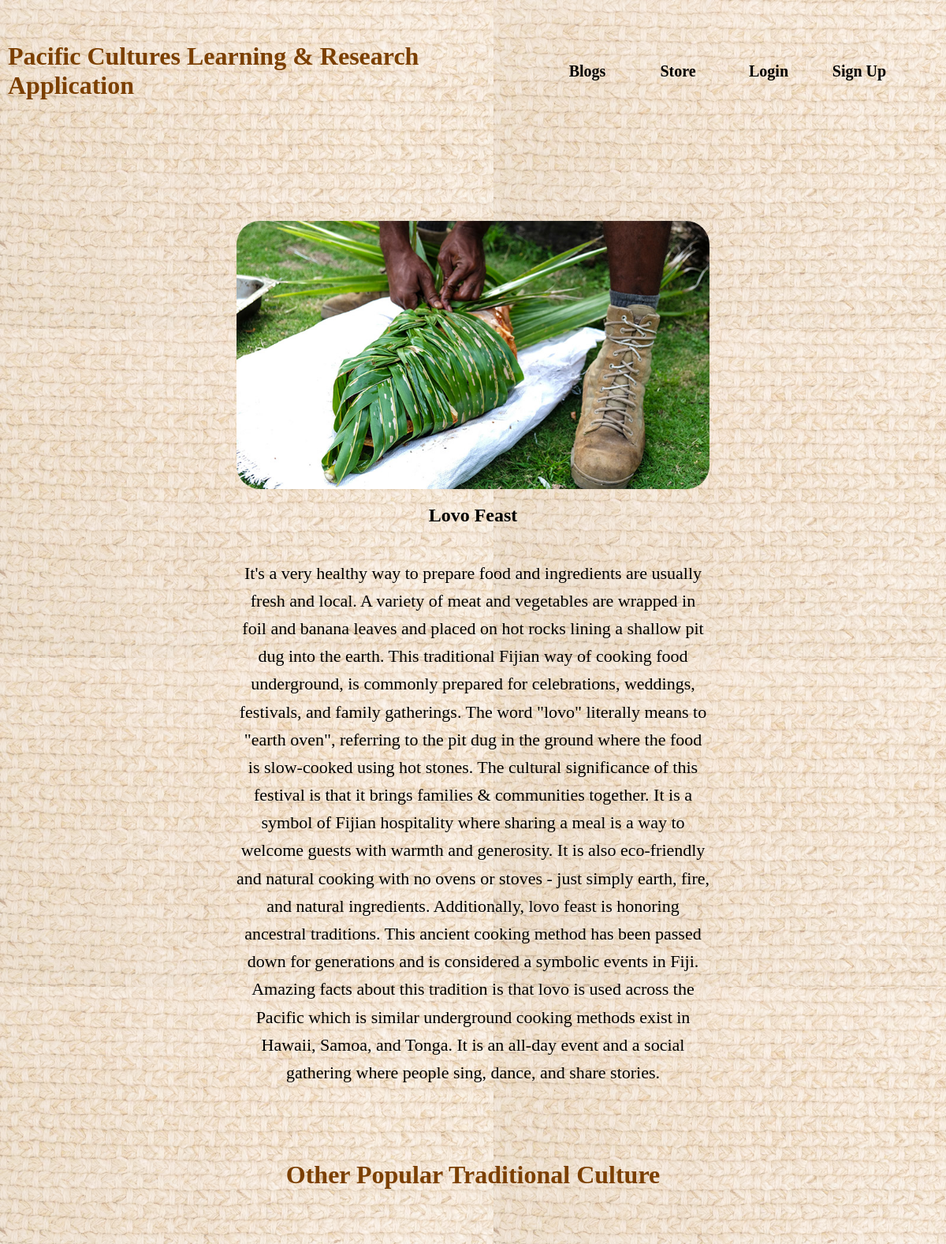
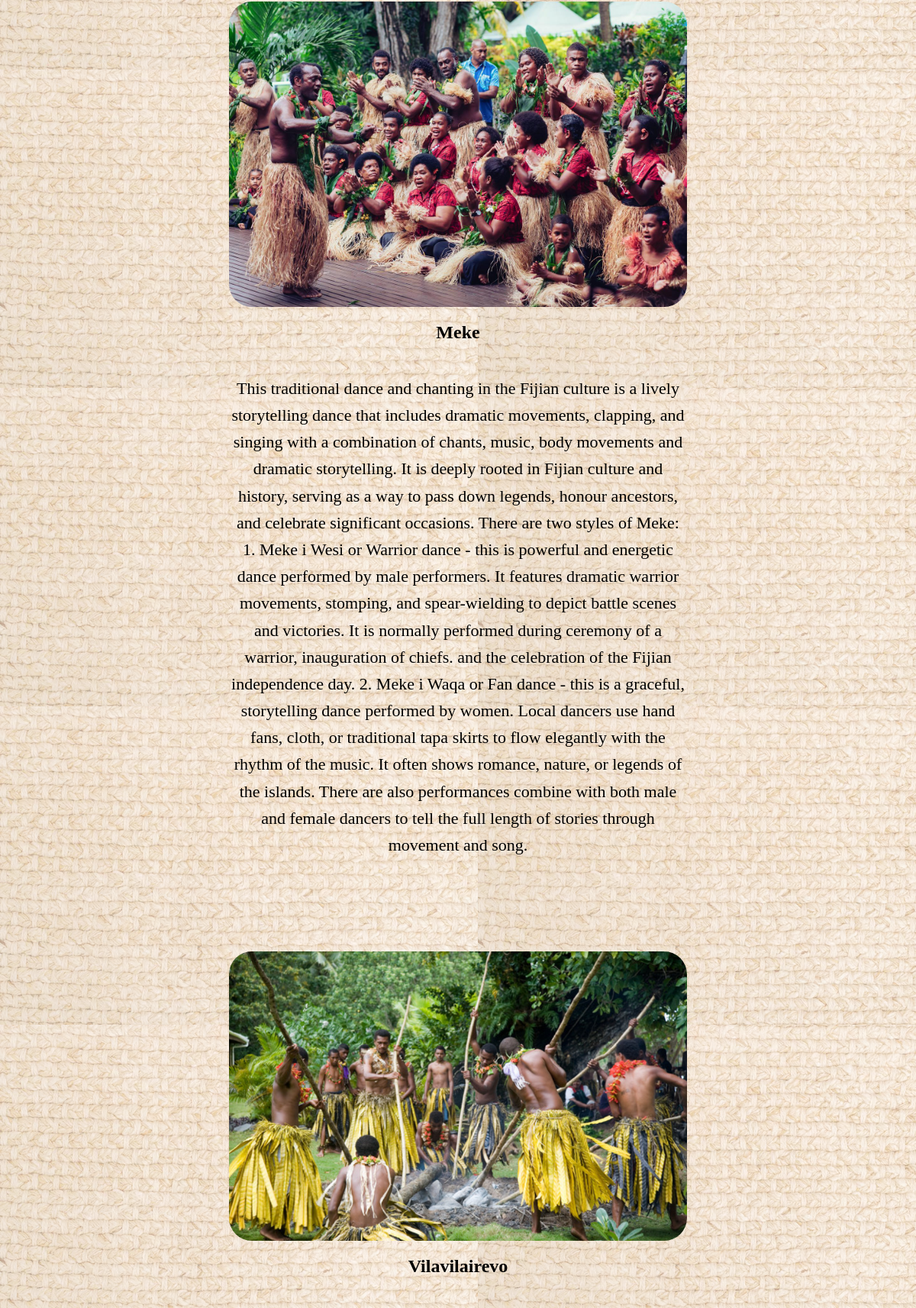
Screenshot of /dine/dines/4/ (upper part) with the database file from the repository (2 pictures, top to bottom).
### dine/models.py (models this page shows, shortened)
class Dine(models.Model):
    name = models.CharField(max_length=100)
    description = models.TextField()
    features = models.TextField(max_length=100, default="No features available")
    image = models.ImageField(upload_to='dine_images/', null=True, blank=True)
    name_1 = models.CharField(max_length=100, null=True, blank=True)
    description_1 = models.TextField(null=True, blank=True)
    features_1 = models.TextField(max_length=100, default="No features available")
    image_1 = models.ImageField(upload_to='dine_images/', null=True, blank=True)
    name_2 = models.CharField(max_length=100, null=True, blank=True)
    description_2 = models.TextField(null=True, blank=True)
    features_2 = models.TextField(max_length=100, default="No features available")
    image_2 = models.ImageField(upload_to='dine_images/', null=True, blank=True)

### dine/views.py (the view)
# urls.py: path('dines/<int:pk>/', DineDetailView.as_view(), name='dine_details'),
class DineDetailView(DetailView):
    model = Dine
    template_name = "dine_details.html"

### dine/templates/dine_details.html (shortened to what this page needs)
{% extends 'base.html' %}
{% block content %}
{% if dine.image %}
    <img src="{{ dine.image.url }}" alt="{{ dine.name }} Image" class="dine-details-image"/>
{% else %}
    <p>No image available</p>
{% endif %}
<div class="dine-container-header">
    <h2>{{ dine.name }}</h2>
    <p>{{ dine.description}}</p>
</div>
<div class="home-container">
    <h1>Other Popular Traditional Culture</h1>
</div>
<img src="{{ dine.image_1.url }}" alt="{{ dine.name }} Image_1" class="dine-details-image"/>
<div class="dine-container-header">
    <h2>{{ dine.name_1 }}</h2>
    <p>{{ dine.description_1}}</p>
</div>
<img src="{{ dine.image_2.url }}" alt="{{ dine.name }} Image_2" class="dine-details-image"/>
<div class="dine-container-header">
    <h2>{{ dine.name_2 }}</h2>
</div>
{% endblock %}

### static/css/base.css (style rules this page uses)
html, body { box-sizing: border-box; margin: 0; padding: 0; }
body { position: relative; }
body::before { content: ''; position: absolute; top: 0; left: 0; right: 0; bottom: 0; background-image: url('/static/straw.jpg'); background-attachment: fixed; opacity: 0.5; z-index: -1; }
.home-container { text-align: center; }
.home-container h1 { position: relative; color: #7B3F00; font-family: 'Dancing Script', cursive; text-decoration: none; padding: 50px; }
.dine-details-image { display: block; text-align: center; margin: 0 auto; max-width: 50%; border-radius: 30px; }
.dine-container-header { text-align: center; }
.dine-container-header p { text-align: center; font-size: 22px; line-height: 1.6; display: inline-block; max-width: 50%; }

### rows the page displays
Dine: image (picture), name "Lovo Feast", description "It's a very healthy way to prepare food and ingredients are usually fresh and local. A variety of meat and vegetables are wrapped in foil and banana leaves and placed on hot rocks lining a shallow pit dug into the earth. This traditional Fijian way of cooking food underground, is commonly prepared for celebrations, weddings, festivals, and family gatherings. The word \"lovo\" literally means to \"earth oven\", referring to the pit dug in the ground where the food is slow-cooked using hot stones. The cultural significance of this festival is that it brings families & communities together. It is a symbol of Fijian hospitality where sharing a meal is a way to welcome guests with warmth and…", image_1 (picture), name_1 "Meke", description_1 "This traditional dance and chanting in the Fijian culture is a lively storytelling dance that includes dramatic movements, clapping, and singing with a combination of chants, music, body movements and dramatic storytelling. It is deeply rooted in Fijian culture and history, serving as a way to pass down legends, honour ancestors, and celebrate significant occasions. There are two styles of Meke: 1. Meke i Wesi or Warrior dance - this is powerful and energetic dance performed by male performers. It features dramatic warrior movements, stomping, and spear-wielding to depict battle scenes and victories. It is normally performed during ceremony of a warrior, inauguration of chiefs. and the…", image_2 (picture), name_2 "Vilavilairevo"
